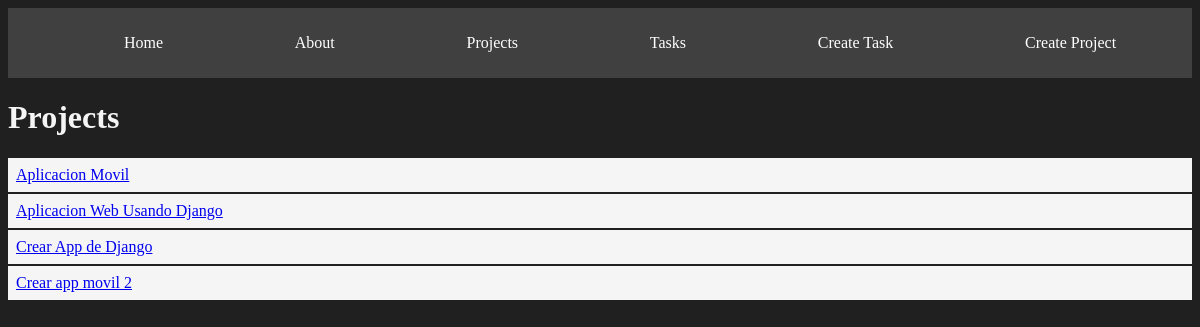
The page /projects/ on the database as committed earlier.
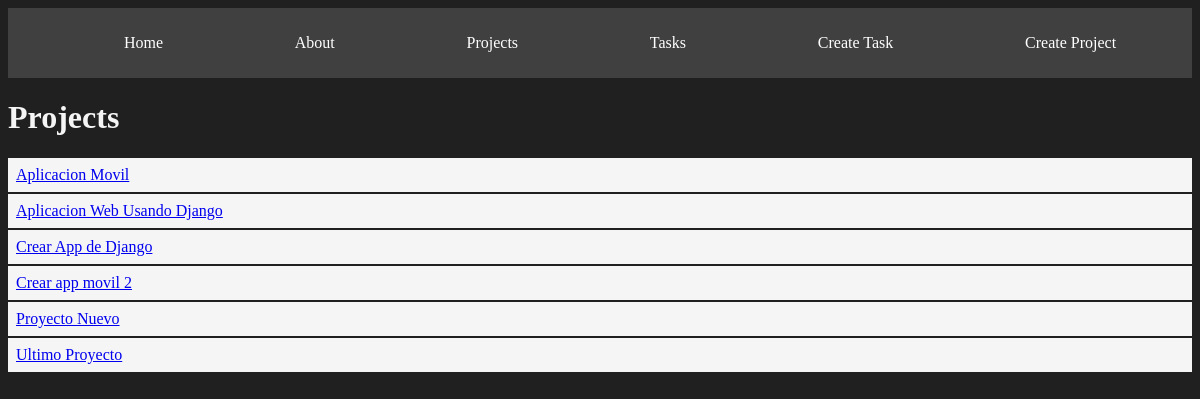
The same page on the database as committed later.
### myapp/models.py (models this page shows, shortened)
class Project(models.Model):
    name = models.CharField(max_length=200)

### myapp/views.py (the view)
# urls.py: path('projects/', views.projects, name = 'projects'),
def projects(request):
    projects = Project.objects.all()
    return render(request, 'projects/projects.html', {'projects':projects})

### myapp/templates/projects/projects.html
{% extends "layouts/base.html" %} {% block content%}
<h1>Projects</h1>
{% for project in projects %}
<article class="card">
  <a href="{% url 'project_detail' project.id %}">{{project.name}}</a>
</article>
{% endfor %} {% endblock%}

### myapp/templates/layouts/base.html (shortened to what this page needs)
{% load static %}
<!DOCTYPE html>
<html lang="en">
  <head>
    <link rel="stylesheet" href="{% static 'style/main.css' %}" />
  </head>
  <body>
    <nav class="navbar">
      <ul>
        <li>
          <a href='{% url "index" %}'>Home</a>
        </li>
        <li>
          <a href='{% url "about" %}'>About</a>
        </li>
        <li>
          <a href='{% url "projects" %}'>Projects</a>
        </li>
        <li>
          <a href='{% url "tasks" %}'>Tasks</a>
        </li>
        <li>
          <a href='{% url "create_task" %}'>Create Task</a>
        </li>
        <li>
          <a href='{% url "create_project" %}'>Create Project</a>
        </li>
      </ul>
    </nav>
    {% block content%} {% endblock%}
  </body>
</html>

### myapp/static/style/main.css (style rules this page uses)
body { background-color: #202020; color: whitesmoke; }
.navbar { background-color: #404040; padding: 10px; }
.navbar ul { display: flex; justify-content:space-around; }
.navbar ul li { list-style: none; }
.navbar ul li a { color: white; text-decoration: none; }
.card { background: whitesmoke; padding: 8px; margin-bottom: 2px; color: black; }

Rows that differ between the two databases and show on the page:
added Project: name "Proyecto Nuevo"
added Project: name "Ultimo Proyecto"
